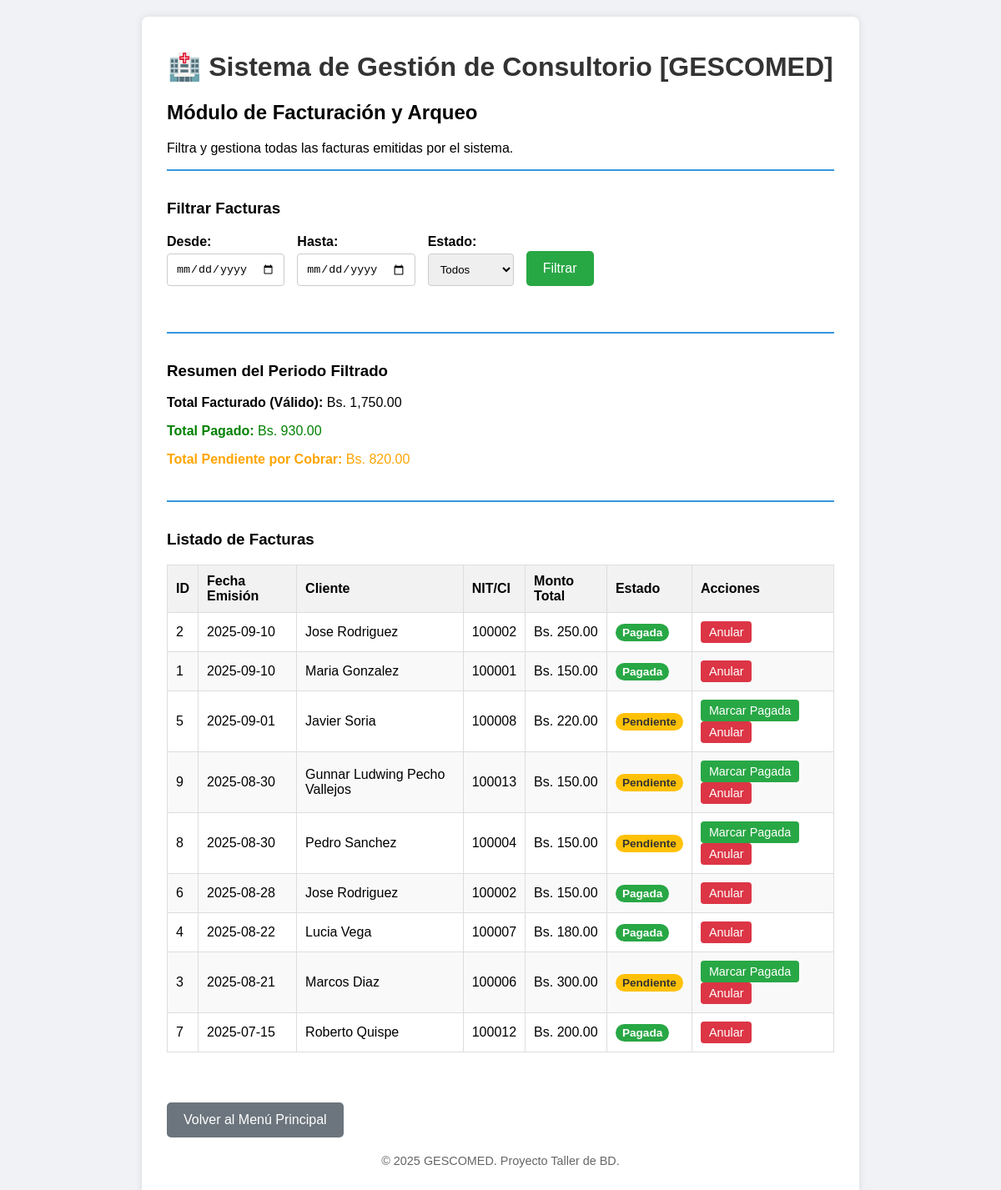
The app's page /app_php/facturacion.php with its own data.
### tables this page shows
CREATE TABLE `factura` (
  `id_factura` int(11) NOT NULL,
  `id_cita` int(11) NOT NULL,
  `nro_factura` int(11) DEFAULT NULL,
  `nit_cliente` varchar(20) NOT NULL,
  `razon_social_cliente` varchar(255) NOT NULL,
  `nro_autorizacion` varchar(50) DEFAULT NULL,
  `codigo_control` varchar(50) DEFAULT NULL,
  `monto_total` decimal(10,2) NOT NULL,
  `monto_base_iva` decimal(10,2) NOT NULL,
  `iva_13` decimal(10,2) NOT NULL,
  `it_3` decimal(10,2) NOT NULL,
  `estado_pago` enum('pendiente','pagada','anulada') DEFAULT 'pendiente',
  `fecha_emision` date NOT NULL,
  `fecha_pago` datetime DEFAULT NULL
);

### app_php/facturacion.php (the view, shortened to what this page needs)
<?php
require_once 'includes/db_connection.php';
try {
    $fecha_inicio = $_GET['fecha_inicio'] ?? '';
    $fecha_fin = $_GET['fecha_fin'] ?? '';
    $estado_filtro = $_GET['estado_filtro'] ?? 'todos';
    $sql_base = "SELECT f.*, CONCAT(p.nombre, ' ', p.apellido) AS paciente_nombre
                 FROM factura f
                 JOIN cita c ON f.id_cita = c.id_cita
                 JOIN paciente p ON c.id_paciente = p.id_paciente";
    $params = [];
    $sql_base .= " ORDER BY f.fecha_emision DESC, f.id_factura DESC";
    $stmt = $pdo->prepare($sql_base);
    $stmt->execute($params);
    $facturas = $stmt->fetchAll();
    $total_facturado = 0;
    $total_pagado = 0;
    $total_pendiente = 0;
    foreach ($facturas as $factura) {
        if ($factura['estado_pago'] !== 'anulada') {
            $total_facturado += $factura['monto_total'];
            if ($factura['estado_pago'] === 'pagada') {
                $total_pagado += $factura['monto_total'];
            } else {
                $total_pendiente += $factura['monto_total'];
            }
        }
    }
} catch (PDOException $e) {
    $error_message = "Error al cargar las facturas: " . $e->getMessage();
    $facturas = [];
}
?>
<?php include 'includes/header.php'; ?>
<h2>Módulo de Facturación y Arqueo</h2>
<p>Filtra y gestiona todas las facturas emitidas por el sistema.</p>
<div class="report-container">
    <h3>Filtrar Facturas</h3>
    <form method="GET" class="data-form">
        <div style="display: flex; gap: 15px; align-items: flex-end;">
            <div class="form-group"><label for="fecha_inicio">Desde:</label><input type="date" name="fecha_inicio" value="<?php echo htmlspecialchars($fecha_inicio); ?>"></div>
            <div class="form-group"><label for="fecha_fin">Hasta:</label><input type="date" name="fecha_fin" value="<?php echo htmlspecialchars($fecha_fin); ?>"></div>
            <div class="form-group">
                <label for="estado_filtro">Estado:</label>
                <select name="estado_filtro">
                    <option value="todos" <?php if($estado_filtro == 'todos') echo 'selected'; ?>>Todos</option>
                </select>
            </div>
            <div class="form-group"><button type="submit" class="btn">Filtrar</button></div>
        </div>
    </form>
</div>
<div class="report-container">
    <h3>Resumen del Periodo Filtrado</h3>
    <p><strong>Total Facturado (Válido):</strong> Bs. <?php echo number_format($total_facturado, 2); ?></p>
    <p style="color: green;"><strong>Total Pagado:</strong> Bs. <?php echo number_format($total_pagado, 2); ?></p>
    <p style="color: orange;"><strong>Total Pendiente por Cobrar:</strong> Bs. <?php echo number_format($total_pendiente, 2); ?></p>
</div>
<div class="report-container">
    <h3>Listado de Facturas</h3>
    <table class="report-table">
        <thead>
            <tr>
                <th>ID</th>
                <th>Fecha Emisión</th>
                <th>Cliente</th>
                <th>NIT/CI</th>
                <th>Monto Total</th>
                <th>Estado</th>
                <th>Acciones</th>
            </tr>
        </thead>
        <tbody>
            <?php if (count($facturas) > 0): ?>
                <?php foreach ($facturas as $factura): ?>
                    <tr>
                        <td><?php echo htmlspecialchars($factura['id_factura']); ?></td>
                        <td><?php echo htmlspecialchars($factura['fecha_emision']); ?></td>
                        <td><?php echo htmlspecialchars($factura['razon_social_cliente']); ?></td>
                        <td><?php echo htmlspecialchars($factura['nit_cliente']); ?></td>
                        <td>Bs. <?php echo htmlspecialchars(number_format($factura['monto_total'], 2)); ?></td>
                        <td>
                            <span class="status-badge status-<?php echo htmlspecialchars($factura['estado_pago']); ?>">
                                <?php echo htmlspecialchars(ucfirst($factura['estado_pago'])); ?>
                            </span>
                        </td>
                        <td>
                            <?php if ($factura['estado_pago'] == 'pendiente'): ?>
                                <form method="POST" style="display:inline;">
                                    <button type="submit" class="btn-confirmar">Marcar Pagada</button>
                                </form>
                            <?php endif; ?>
                            <?php if ($factura['estado_pago'] != 'anulada'): ?>
                                <form method="POST" style="display:inline;" onsubmit="return confirm('¿Estás seguro de que quieres anular esta factura? Esta acción no se puede deshacer.');">
                                    <button type="submit" class="btn-cancelar">Anular</button>
                                </form>
                            <?php endif; ?>
                        </td>
                    </tr>
                <?php endforeach; ?>
            <?php else: ?>
                <tr><td colspan="7" style="text-align:center;">No se encontraron facturas con los filtros seleccionados.</td></tr>
            <?php endif; ?>
        </tbody>
    </table>
</div>
<a href="index.php" class="btn-secondary" style="display:inline-block; margin-top: 20px;">Volver al Menú Principal</a>
<?php include 'includes/footer.php'; ?>

### app_php/css/style.css (style rules this page uses)
body { font-family: sans-serif; background-color: #f0f2f5; margin: 0; padding: 20px; }
.data-form { margin-top: 20px; }
.form-group { margin-bottom: 15px; }
.form-group label { display: block; margin-bottom: 5px; font-weight: bold; }
.form-group input[type="text"], .form-group input[type="date"], .form-group input[type="tel"], .form-group input[type="email"] { width: 100%; padding: 10px; border: 1px solid #ccc; border-radius: 4px; box-sizing: border-box; }
.btn, .btn-secondary { padding: 12px 20px; border: none; border-radius: 5px; cursor: pointer; text-decoration: none; font-size: 1em; display: inline-block; }
.btn { background-color: #28a745; color: white; }
.btn-secondary { background-color: #6c757d; color: white; }
.form-group input[type="text"], .form-group input[type="date"], .form-group input[type="time"], .form-group input[type="tel"], .form-group input[type="email"], .form-group select { width: 100%; padding: 10px; border: 1px solid #ccc; border-radius: 4px; box-sizing: border-box; }
.report-container { margin-bottom: 40px; border-top: 2px solid #3498db; padding-top: 15px; }
.report-table { width: 100%; border-collapse: collapse; margin-bottom: 20px; }
.report-table th, .report-table td { border: 1px solid #ddd; padding: 10px; text-align: left; }
.report-table thead { background-color: #f2f2f2; font-weight: bold; }
.report-table tbody tr:nth-child(even) { background-color: #f9f9f9; }
.btn-confirmar, .btn-cancelar { padding: 5px 10px; border: none; border-radius: 4px; color: white; cursor: pointer; font-size: 0.9em; }
.btn-confirmar { background-color: #28a745; }
.btn-cancelar { background-color: #dc3545; }
.status-badge { padding: 3px 8px; border-radius: 12px; font-size: 0.85em; font-weight: bold; color: white; }
.status-pendiente { background-color: #ffc107; color: #333; }
.status-pagada { background-color: #28a745; }

### records on screen
factura: id_factura "2", fecha_emision "2025-09-10", razon_social_cliente "Jose Rodriguez", nit_cliente "100002", monto_total "250.00", estado_pago "Pagada"
factura: id_factura "1", fecha_emision "2025-09-10", razon_social_cliente "Maria Gonzalez", nit_cliente "100001", monto_total "150.00", estado_pago "Pagada"
factura: id_factura "5", fecha_emision "2025-09-01", razon_social_cliente "Javier Soria", nit_cliente "100008", monto_total "220.00", estado_pago "Pendiente"
factura: id_factura "9", fecha_emision "2025-08-30", razon_social_cliente "Gunnar Ludwing Pecho Vallejos", nit_cliente "100013", monto_total "150.00", estado_pago "Pendiente"
factura: id_factura "8", fecha_emision "2025-08-30", razon_social_cliente "Pedro Sanchez", nit_cliente "100004", monto_total "150.00", estado_pago "Pendiente"
factura: id_factura "6", fecha_emision "2025-08-28", razon_social_cliente "Jose Rodriguez", nit_cliente "100002", monto_total "150.00", estado_pago "Pagada"
factura: id_factura "4", fecha_emision "2025-08-22", razon_social_cliente "Lucia Vega", nit_cliente "100007", monto_total "180.00", estado_pago "Pagada"
factura: id_factura "3", fecha_emision "2025-08-21", razon_social_cliente "Marcos Diaz", nit_cliente "100006", monto_total "300.00", estado_pago "Pendiente"
factura: id_factura "7", fecha_emision "2025-07-15", razon_social_cliente "Roberto Quispe", nit_cliente "100012", monto_total "200.00", estado_pago "Pagada"

### other values on screen
$total_facturado "1,750.00"
$total_pagado "930.00"
$total_pendiente "820.00"
